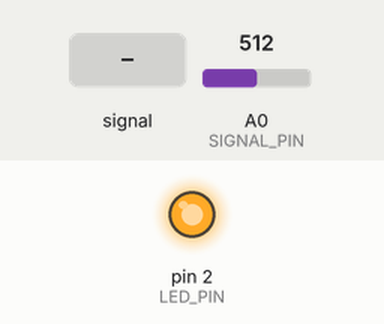
This sketch was run on a simulated Arduino Uno, built with avr-gcc and run on an emulated ATmega328P. Shown: output pins drawn as LEDs (lit = HIGH). Dashed ring = blinking. Inputs (shaded band) come from the test bench; at power-on: A0 (SIGNAL_PIN) = 512. Pins used as bus, display or sensor lines are not drawn; what the sketch prints to the serial monitor is not drawn.

Above: at 1.2 s.
1.3 s: A0 (SIGNAL_PIN) fed a 200 Hz sine of ±255 counts around its level
At 4.2 s:
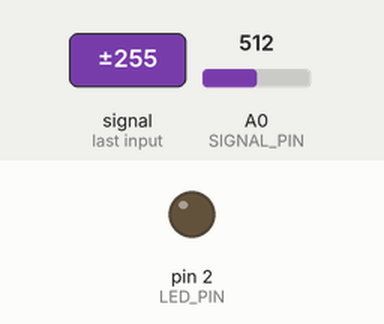
4.3 s: A0 (SIGNAL_PIN) set to 390
At 5.0 s:
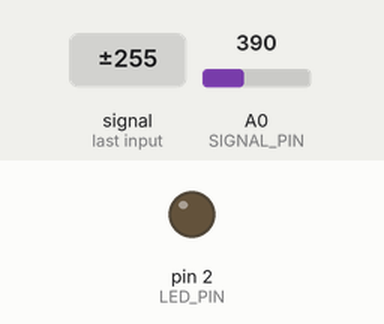
6.0 s: A0 (SIGNAL_PIN) fed a 1000 Hz sine of ±255 counts around its level
At 6.19 s:
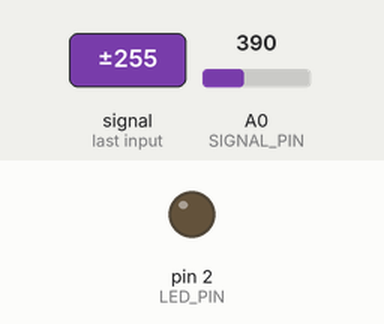
9.0 s: A0 (SIGNAL_PIN) fed a 2 Hz sine of ±306 counts around its level
At 9.14 s:
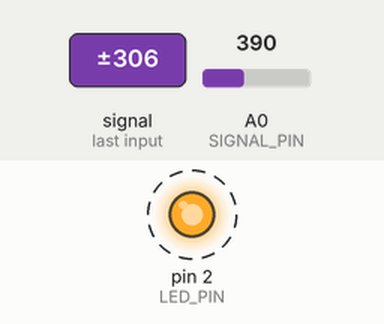
12.0 s: A0 (SIGNAL_PIN) set to 410
At 13.4 s:
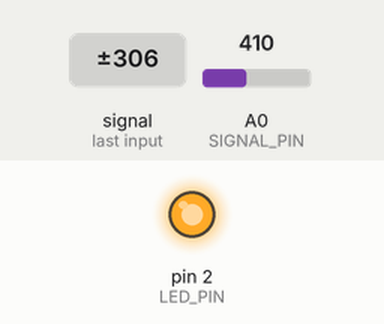
Timing chart, 0 to 14.8 s (numbered marks = the images above; inputs shaded):
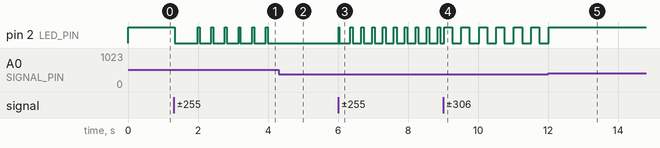

Measured:
- after the input at 1.3 s, pin 2 (LED_PIN): HIGH → LOW at once, then repeats every 0.39 s: HIGH 0.05 s, LOW 0.34 s
- after the input at 4.3 s, pin 2 (LED_PIN): stops changing and stays LOW
- after the input at 6.0 s, pin 2 (LED_PIN): goes HIGH 0.01 s, LOW 0.31 s, 8 × (HIGH 0.08 s, LOW 0.24 s), HIGH 0.08 s, then LOW, starting at once
- after the input at 9.0 s, pin 2 (LED_PIN): alternates HIGH for 0.23 s and LOW for 0.26 s, starting at once
- after the input at 12.0 s, pin 2 (LED_PIN): goes on until 12.0 s, then stays HIGH

The sketch:

code.ino
```cpp
#define LED_PIN     2
#define LED_PIN_2   4
#define POWER_PIN   8
#define SIGNAL_PIN  A0
#define THRESHOLD   400


int value = 0; // variable to store the sensor value

void setup() {
  Serial.begin(9600);
  pinMode(LED_PIN,   OUTPUT);   // configure D2 pin as an OUTPUT
  pinMode(POWER_PIN, OUTPUT);   // configure D7 pin as an OUTPUT
  digitalWrite(POWER_PIN, LOW); // turn the sensor OFF
  digitalWrite(LED_PIN,   LOW); // turn LED OFF


}

void loop() {
  digitalWrite(POWER_PIN, HIGH);  // turn the sensor ON
  delay(10);                      // wait 10 milliseconds
  value = analogRead(SIGNAL_PIN); // read the analog value from sensor
  digitalWrite(POWER_PIN, LOW);   // turn the sensor OFF


  if (value > THRESHOLD) {
    Serial.print("The water is detected");
    digitalWrite(LED_PIN, HIGH);  // turn LED ON
  }
  else {
    digitalWrite(LED_PIN, LOW);   // turn LED OFF


  }

  if (value < THRESHOLD){

  Serial.print("The water isn't detected");
  digitalWrite(LED_PIN_2, HIGH);   // turn LED OFF
  }
  else {
    digitalWrite(LED_PIN_2, LOW);  // turn LED ON


  }
}
```
